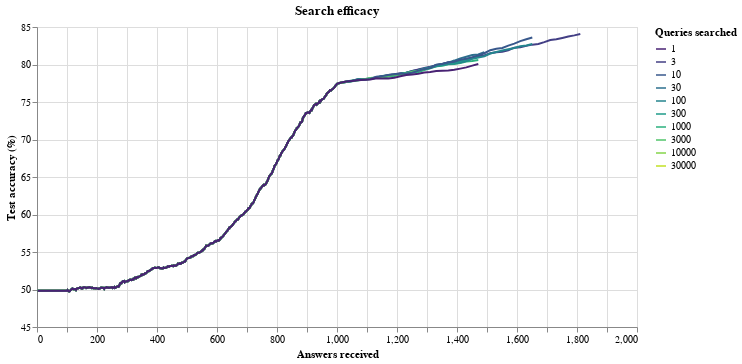

Notebook code cell kept with this figure:
### Code cell
import altair as alt
alt.data_transformers.disable_max_rows()

show = df.copy()

mul = 2
n_search = [mul * 10 ** i for i in range(0, 10)]
n_search = [10] + n_search
print(n_search)
# n_search = show.n_search.unique()

show = df.copy()
print(show.n_search.unique())
# show = show[show.n_search.isin(n_search)]
print(show.n_search.unique())
# show = show[show.num_ans <= 10_000]
show["accuracy"] = show["acc"] * 100

# y = "rank_diff_p70"
y = "accuracy"
print(show.columns)
idx = show[y] <= 0
show.loc[idx, y] = np.nan

w = 200
alt.Chart(show, title="Search efficacy").mark_line(clip=True).encode(
    x=alt.X("num_ans", scale=alt.Scale(zero=False), axis=alt.Axis(title='Answers received')),
#     y=alt.Y("accuracy", scale=alt.Scale(zero=False), axis=alt.Axis(title='Test accuracy (%)')),
    y=alt.Y(
        y,
        scale=alt.Scale(zero=False, type="linear"),
        axis=alt.Axis(title='Test accuracy (%)'),
    ),
    color=alt.Color(
        "queries_searched_per_user:N",
        scale=alt.Scale(scheme='viridis', type="log"),
        title="Queries searched",
    ),
).properties(
    width=3 * w,
    height=1.5 * w,
)

# Colormaps: https://vega.github.io/vega/docs/schemes/

### Figure 1 — Vega-Lite specification as saved in the notebook (floating-point values rounded to 4 significant figures; data arrays with more than 128 entries replaced by an {"elided": "..."} marker saying what was removed)
{"config": {"view": {"continuousWidth": 400, "continuousHeight": 300}}, "data": {"name": "data-d1a3661c527ceaa7031a4922468b2abb"}, "mark": {"type": "line", "clip": true}, "encoding": {"color": {"type": "nominal", "field": "queries_searched_per_user", "scale": {"scheme": "viridis", "type": "log"}, "title": "Queries searched"}, "x": {"type": "quantitative", "axis": {"title": "Answers received"}, "field": "num_ans", "scale": {"zero": false}}, "y": {"type": "quantitative", "axis": {"title": "Test accuracy (%)"}, "field": "accuracy", "scale": {"type": "linear", "zero": false}}}, "height": 300.0, "title": "Search efficacy", "width": 600, "$schema": "https://vega.github.io/schema/vega-lite/v4.8.1.json", "datasets": {"data-d1a3661c527ceaa7031a4922468b2abb": {"elided": "5227 records"}}}
